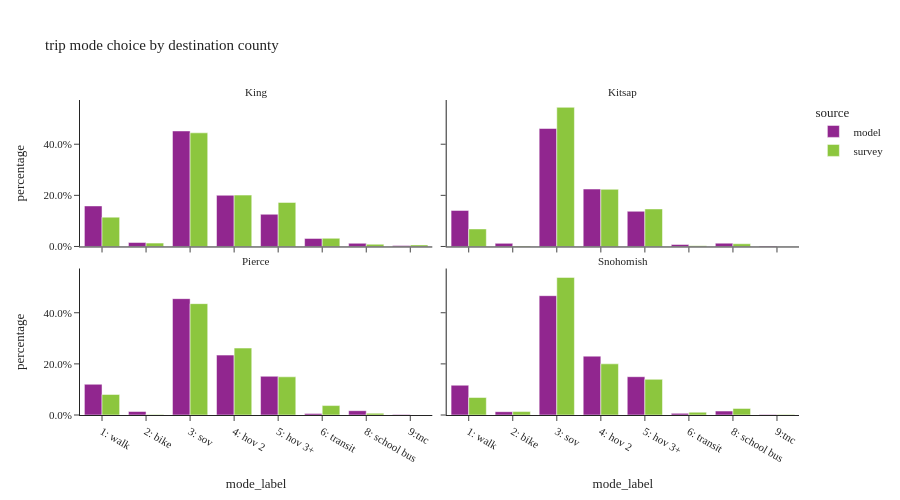

Notebook code for this chart:
### Code cell
df_trip = df_trip.filter(pl.col('CountyName').is_in(["King", "Kitsap", "Pierce", "Snohomish"]))
plot_mode_choice(df_trip,'CountyName', "trip mode choice by destination county")

### Figure 1 — Plotly figure (JSON) as saved in the notebook; plotly's stock layout.template omitted (floating-point values rounded to 4 significant figures)
{"data": [{"alignmentgroup": "True", "customdata": [[756609], [189795], [952663], [74960], [22551], [92759], [1203132], [2714561]], "hovertemplate": "source=model<br>CountyName=King<br>mode_label=%{x}<br>percentage=%{y}<br>sample_count=%{customdata[0]}<extra></extra>", "legendgroup": "model", "marker": {"color": "#91268F", "pattern": {"shape": ""}}, "name": "model", "offsetgroup": "model", "orientation": "v", "showlegend": true, "textposition": "auto", "type": "bar", "x": ["5: hov 3+", "6: transit", "1: walk", "8: school bus", "9:tnc", "2: bike", "4: hov 2", "3: sov"], "xaxis": "x3", "y": [0.126, 0.0316, 0.1586, 0.01248, 0.003754, 0.01544, 0.2003, 0.4519], "yaxis": "y3"}, {"alignmentgroup": "True", "customdata": [[87583], [7563], [286611], [4838], [139518], [8076], [85470], [1304]], "hovertemplate": "source=model<br>CountyName=Kitsap<br>mode_label=%{x}<br>percentage=%{y}<br>sample_count=%{customdata[0]}<extra></extra>", "legendgroup": "model", "marker": {"color": "#91268F", "pattern": {"shape": ""}}, "name": "model", "offsetgroup": "model", "orientation": "v", "showlegend": false, "textposition": "auto", "type": "bar", "x": ["1: walk", "2: bike", "3: sov", "6: transit", "4: hov 2", "8: school bus", "5: hov 3+", "9:tnc"], "xaxis": "x4", "y": [0.141, 0.01218, 0.4616, 0.007791, 0.2247, 0.01301, 0.1376, 0.0021], "yaxis": "y4"}, {"alignmentgroup": "True", "customdata": [[12671], [35274], [488197], [28508], [315586], [4616], [250454], [948481]], "hovertemplate": "source=model<br>CountyName=Pierce<br>mode_label=%{x}<br>percentage=%{y}<br>sample_count=%{customdata[0]}<extra></extra>", "legendgroup": "model", "marker": {"color": "#91268F", "pattern": {"shape": ""}}, "name": "model", "offsetgroup": "model", "orientation": "v", "showlegend": false, "textposition": "auto", "type": "bar", "x": ["6: transit", "8: school bus", "4: hov 2", "2: bike", "5: hov 3+", "9:tnc", "1: walk", "3: sov"], "xaxis": "x", "y": [0.006081, 0.01693, 0.2343, 0.01368, 0.1514, 0.002215, 0.1202, 0.4552], "yaxis": "y"}, {"alignmentgroup": "True", "customdata": [[893828], [223067], [29535], [12244], [286900], [3507], [441005], [24818]], "hovertemplate": "source=model<br>CountyName=Snohomish<br>mode_label=%{x}<br>percentage=%{y}<br>sample_count=%{customdata[0]}<extra></extra>", "legendgroup": "model", "marker": {"color": "#91268F", "pattern": {"shape": ""}}, "name": "model", "offsetgroup": "model", "orientation": "v", "showlegend": false, "textposition": "auto", "type": "bar", "x": ["3: sov", "1: walk", "8: school bus", "6: transit", "5: hov 3+", "9:tnc", "4: hov 2", "2: bike"], "xaxis": "x2", "y": [0.4668, 0.1165, 0.01542, 0.006394, 0.1498, 0.001831, 0.2303, 0.01296], "yaxis": "y2"}, {"alignmentgroup": "True", "customdata": [[498], [65], [324], [82], [1949], [960], [3319], [1475], [37]], "hovertemplate": "source=survey<br>CountyName=King<br>mode_label=%{x}<br>percentage=%{y}<br>sample_count=%{customdata[0]}<extra></extra>", "legendgroup": "survey", "marker": {"color": "#8CC63E", "pattern": {"shape": ""}}, "name": "survey", "offsetgroup": "survey", "orientation": "v", "showlegend": true, "textposition": "auto", "type": "bar", "x": ["6: transit", null, "2: bike", "8: school bus", "1: walk", "5: hov 3+", "3: sov", "4: hov 2", "9:tnc"], "xaxis": "x3", "y": [0.03203, 0.007482, 0.01311, 0.008651, 0.1148, 0.1723, 0.4445, 0.201, 0.00613], "yaxis": "y3"}, {"alignmentgroup": "True", "customdata": [[37], [4], [6], [182], [4], [340], [123], [19]], "hovertemplate": "source=survey<br>CountyName=Kitsap<br>mode_label=%{x}<br>percentage=%{y}<br>sample_count=%{customdata[0]}<extra></extra>", "legendgroup": "survey", "marker": {"color": "#8CC63E", "pattern": {"shape": ""}}, "name": "survey", "offsetgroup": "survey", "orientation": "v", "showlegend": false, "textposition": "auto", "type": "bar", "x": ["1: walk", "2: bike", null, "4: hov 2", "6: transit", "3: sov", "5: hov 3+", "8: school bus"], "xaxis": "x4", "y": [0.06858, 0.002055, 0.0008219, 0.2236, 0.003198, 0.5444, 0.1468, 0.01055], "yaxis": "y4"}, {"alignmentgroup": "True", "customdata": [[16], [12], [1], [165], [148], [31], [14], [364], [677]], "hovertemplate": "source=survey<br>CountyName=Pierce<br>mode_label=%{x}<br>percentage=%{y}<br>sample_count=%{customdata[0]}<extra></extra>", "legendgroup": "survey", "marker": {"color": "#8CC63E", "pattern": {"shape": ""}}, "name": "survey", "offsetgroup": "survey", "orientation": "v", "showlegend": false, "textposition": "auto", "type": "bar", "x": ["8: school bus", null, "9:tnc", "5: hov 3+", "1: walk", "6: transit", "2: bike", "4: hov 2", "3: sov"], "xaxis": "x", "y": [0.007012, 0.02675, 0.0001147, 0.1493, 0.08035, 0.03688, 0.002179, 0.2618, 0.4356], "yaxis": "y"}, {"alignmentgroup": "True", "customdata": [[326], [3], [721], [30], [229], [104], [11], [16], [36]], "hovertemplate": "source=survey<br>CountyName=Snohomish<br>mode_label=%{x}<br>percentage=%{y}<br>sample_count=%{customdata[0]}<extra></extra>", "legendgroup": "survey", "marker": {"color": "#8CC63E", "pattern": {"shape": ""}}, "name": "survey", "offsetgroup": "survey", "orientation": "v", "showlegend": false, "textposition": "auto", "type": "bar", "x": ["4: hov 2", "9:tnc", "3: sov", "8: school bus", "5: hov 3+", "1: walk", null, "2: bike", "6: transit"], "xaxis": "x2", "y": [0.2001, 0.00229, 0.5382, 0.02585, 0.1395, 0.06835, 0.001373, 0.01338, 0.01091], "yaxis": "y2"}], "layout": {"annotations": [{"font": {}, "showarrow": false, "text": "Pierce", "x": 0.245, "xanchor": "center", "xref": "paper", "y": 0.465, "yanchor": "bottom", "yref": "paper"}, {"font": {}, "showarrow": false, "text": "Snohomish", "x": 0.755, "xanchor": "center", "xref": "paper", "y": 0.465, "yanchor": "bottom", "yref": "paper"}, {"font": {}, "showarrow": false, "text": "King", "x": 0.245, "xanchor": "center", "xref": "paper", "y": 1.0, "yanchor": "bottom", "yref": "paper"}, {"font": {}, "showarrow": false, "text": "Kitsap", "x": 0.755, "xanchor": "center", "xref": "paper", "y": 1.0, "yanchor": "bottom", "yref": "paper"}], "barmode": "group", "font": {"size": 11}, "height": 500, "legend": {"title": {"text": "source"}, "tracegroupgap": 0}, "title": {"text": "trip mode choice by destination county"}, "width": 900, "xaxis": {"anchor": "y", "categoryorder": "category ascending", "domain": [0, 0.49], "dtick": 1, "title": {"text": "mode_label"}}, "xaxis2": {"anchor": "y2", "domain": [0.51, 1], "matches": "x", "title": {"text": "mode_label"}}, "xaxis3": {"anchor": "y3", "domain": [0, 0.49], "matches": "x", "showticklabels": false}, "xaxis4": {"anchor": "y4", "domain": [0.51, 1], "matches": "x", "showticklabels": false}, "yaxis": {"anchor": "x", "domain": [0, 0.465], "tickformat": ".1%", "title": {"text": "percentage"}}, "yaxis2": {"anchor": "x2", "domain": [0, 0.465], "matches": "y", "showticklabels": false, "tickformat": ".1%"}, "yaxis3": {"anchor": "x3", "domain": [0.535, 1.0], "matches": "y", "tickformat": ".1%", "title": {"text": "percentage"}}, "yaxis4": {"anchor": "x4", "domain": [0.535, 1.0], "matches": "y", "showticklabels": false, "tickformat": ".1%"}}}
